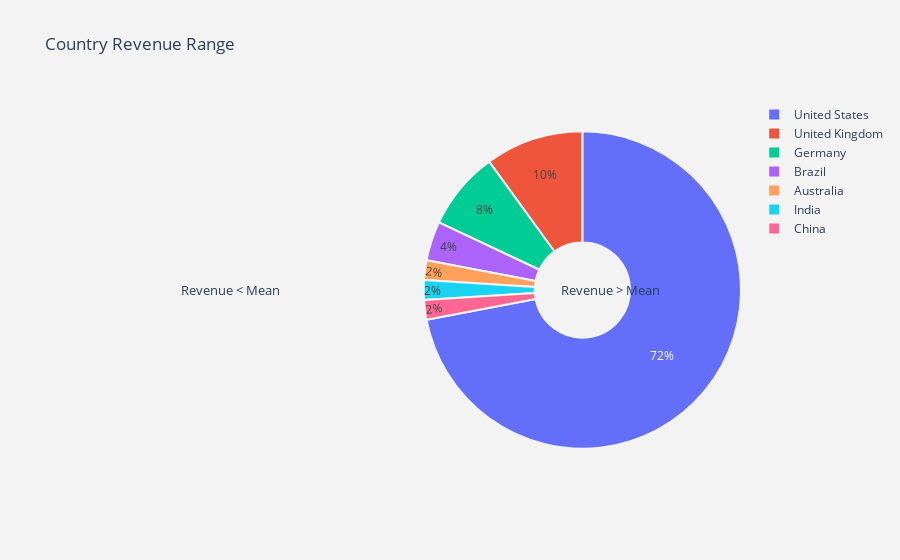
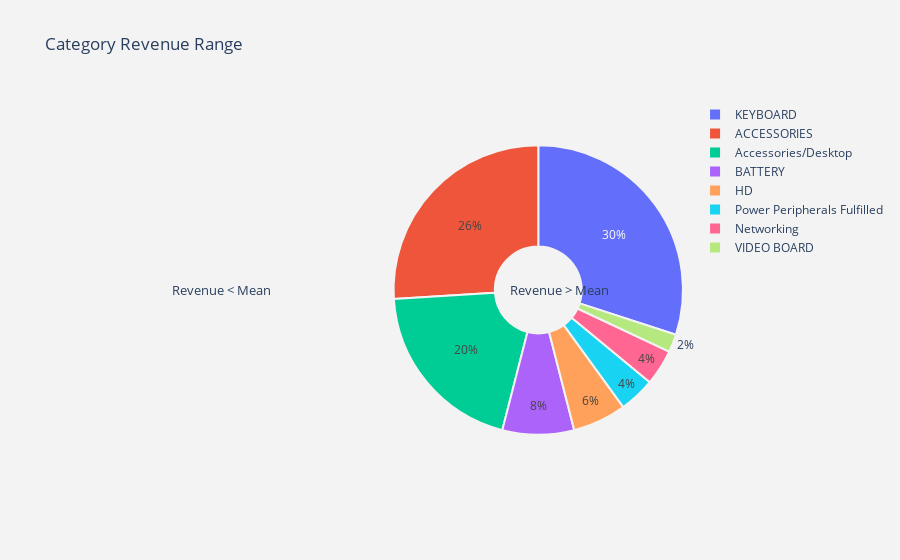
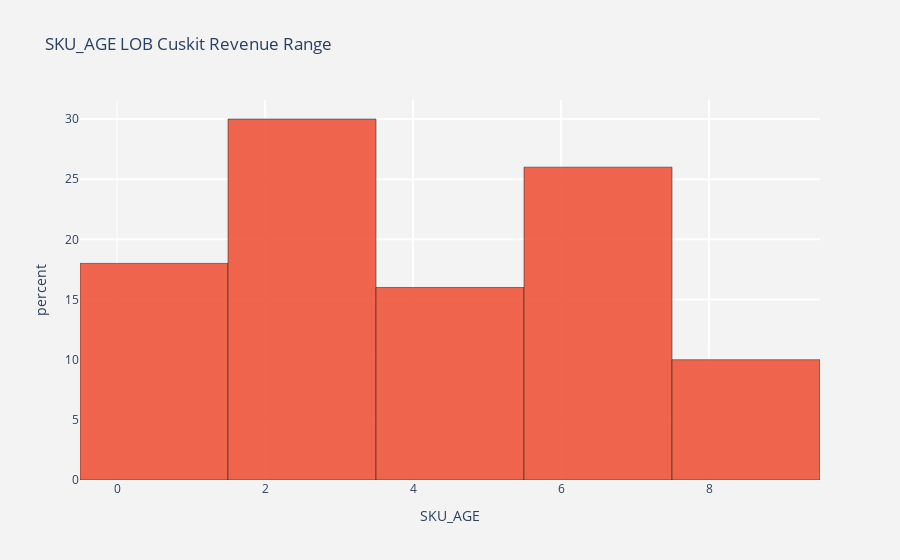
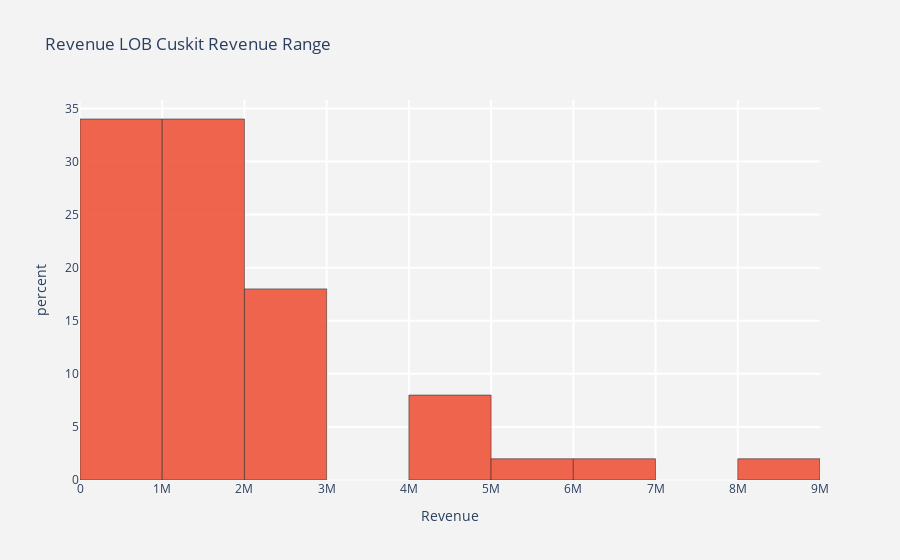

Notebook code for these charts, in order:
### Code cell
def plot_pie(column) :
    
    trace1 = go.Pie(values  = meanRev[column].value_counts().values.tolist(),
                    labels  = meanRev[column].value_counts().keys().tolist(),
                    hoverinfo = "label+percent+name",
                    domain  = dict(x = [0,.48]),
                    name    = "Revenue < Mean",
                    marker  = dict(line = dict(width = 2,
                                               color = "rgb(243,243,243)")
                                  ),
                    hole    = .3
                   )
    trace2 = go.Pie(values  = topRev[column].value_counts().values.tolist(),
                    labels  = topRev[column].value_counts().keys().tolist(),
                    hoverinfo = "label+percent+name",
                    domain  = dict(x = [.52,1]),
                    name    = "Revenue > Mean",
                    marker  = dict(line = dict(width = 2,
                                               color = "rgb(243,243,243)")
                                  ),
                    hole    = .3
                   )
    layout = go.Layout(dict(title = column + " Revenue Range ",
                            plot_bgcolor  = "rgb(243,243,243)",
                            paper_bgcolor = "rgb(243,243,243)",
                            annotations = [dict(text = "Revenue < Mean",
                                                font = dict(size = 13),
                                                showarrow = False,
                                                x = .15, y = .5),
                                           dict(text = "Revenue > Mean",
                                                font = dict(size = 13),
                                                showarrow = False,
                                                x = .88,y = .5)
                                          ]
                           )
                      )
    data = [trace1,trace2]
    fig  = go.Figure(data = data,layout = layout)
    py.iplot(fig)



#function  for histogram for revenue range
def histogram(column) :
    trace1 = go.Histogram(x  = meanRev[column],
                          histnorm= "percent",
                          name = "Revenue < Mean",
                          marker = dict(line = dict(width = .5,
                                                    color = "black"
                                                    )
                                        ),
                         opacity = .9 
                         ) 
    
    trace2 = go.Histogram(x  = topRev[column],
                          histnorm = "percent",
                          name = "Revenue > Mean",
                          marker = dict(line = dict(width = .5,
                                              color = "black"
                                             )
                                 ),
                          opacity = .9
                         )
    
    data = [trace1,trace2]
    layout = go.Layout(dict(title =column + " LOB Cuskit Revenue Range ",
                            plot_bgcolor  = "rgb(243,243,243)",
                            paper_bgcolor = "rgb(243,243,243)",
                            xaxis = dict(gridcolor = 'rgb(255, 255, 255)',
                                             title = column,
                                             zerolinewidth=1,
                                             ticklen=5,
                                             gridwidth=2
                                            ),
                            yaxis = dict(gridcolor = 'rgb(255, 255, 255)',
                                             title = "percent",
                                             zerolinewidth=1,
                                             ticklen=5,
                                             gridwidth=2
                                            ),
                           )
                      )
    fig  = go.Figure(data=data,layout=layout)
    
    py.iplot(fig)
    
#for all categorical columns plot pie
for i in cat_cols :
    plot_pie(i)

#for all categorical columns plot histogram    
for i in num_cols :
    histogram(i)

### Figure 1 — Plotly figure (JSON) as saved in the notebook; plotly's stock layout.template omitted (floating-point values rounded to 4 significant figures)
{"data": [{"domain": {"x": [0, 0.48]}, "hole": 0.3, "hoverinfo": "label+percent+name", "labels": [], "marker": {"line": {"color": "rgb(243,243,243)", "width": 2}}, "name": "Revenue < Mean", "type": "pie", "values": []}, {"domain": {"x": [0.52, 1]}, "hole": 0.3, "hoverinfo": "label+percent+name", "labels": ["United States", "United Kingdom", "Germany", "Brazil", "Australia", "India", "China"], "marker": {"line": {"color": "rgb(243,243,243)", "width": 2}}, "name": "Revenue > Mean", "type": "pie", "values": [36, 5, 4, 2, 1, 1, 1]}], "layout": {"annotations": [{"font": {"size": 13}, "showarrow": false, "text": "Revenue < Mean", "x": 0.15, "y": 0.5}, {"font": {"size": 13}, "showarrow": false, "text": "Revenue > Mean", "x": 0.88, "y": 0.5}], "paper_bgcolor": "rgb(243,243,243)", "plot_bgcolor": "rgb(243,243,243)", "title": {"text": "Country Revenue Range "}}}

### Figure 2 — Plotly figure (JSON) as saved in the notebook; plotly's stock layout.template omitted (floating-point values rounded to 4 significant figures)
{"data": [{"domain": {"x": [0, 0.48]}, "hole": 0.3, "hoverinfo": "label+percent+name", "labels": [], "marker": {"line": {"color": "rgb(243,243,243)", "width": 2}}, "name": "Revenue < Mean", "type": "pie", "values": []}, {"domain": {"x": [0.52, 1]}, "hole": 0.3, "hoverinfo": "label+percent+name", "labels": ["KEYBOARD", "ACCESSORIES", "Accessories/Desktop", "BATTERY", "HD", "Power Peripherals Fulfilled", "Networking", "VIDEO BOARD"], "marker": {"line": {"color": "rgb(243,243,243)", "width": 2}}, "name": "Revenue > Mean", "type": "pie", "values": [15, 13, 10, 4, 3, 2, 2, 1]}], "layout": {"annotations": [{"font": {"size": 13}, "showarrow": false, "text": "Revenue < Mean", "x": 0.15, "y": 0.5}, {"font": {"size": 13}, "showarrow": false, "text": "Revenue > Mean", "x": 0.88, "y": 0.5}], "paper_bgcolor": "rgb(243,243,243)", "plot_bgcolor": "rgb(243,243,243)", "title": {"text": "Category Revenue Range "}}}

### Figure 3 — Plotly figure (JSON) as saved in the notebook; plotly's stock layout.template omitted (floating-point values rounded to 4 significant figures)
{"data": [{"histnorm": "percent", "marker": {"line": {"color": "black", "width": 0.5}}, "name": "Revenue < Mean", "opacity": 0.9, "type": "histogram", "x": []}, {"histnorm": "percent", "marker": {"line": {"color": "black", "width": 0.5}}, "name": "Revenue > Mean", "opacity": 0.9, "type": "histogram", "x": [2, 2, 2, 3, 2, 7, 7, 4, 3, 2, 2, 4, 7, 9, 2, 5, 7, 8, 2, 1, 7, 4, 6, 4, 8, 7, 6, 6, 4, 1, 3, 3, 4, 6, 1, 3, 6, 1, 5, 8, 1, 1, 7, 2, 1, 9, 3, 1, 7, 1]}], "layout": {"paper_bgcolor": "rgb(243,243,243)", "plot_bgcolor": "rgb(243,243,243)", "title": {"text": "SKU_AGE LOB Cuskit Revenue Range "}, "xaxis": {"gridcolor": "rgb(255, 255, 255)", "gridwidth": 2, "ticklen": 5, "title": {"text": "SKU_AGE"}, "zerolinewidth": 1}, "yaxis": {"gridcolor": "rgb(255, 255, 255)", "gridwidth": 2, "ticklen": 5, "title": {"text": "percent"}, "zerolinewidth": 1}}}

### Figure 4 — Plotly figure (JSON) as saved in the notebook; plotly's stock layout.template omitted (floating-point values rounded to 4 significant figures)
{"data": [{"histnorm": "percent", "marker": {"line": {"color": "black", "width": 0.5}}, "name": "Revenue < Mean", "opacity": 0.9, "type": "histogram", "x": []}, {"histnorm": "percent", "marker": {"line": {"color": "black", "width": 0.5}}, "name": "Revenue > Mean", "opacity": 0.9, "type": "histogram", "x": [8205000.0, 6131000.0, 5248000.0, 4417000.0, 4308000.0, 4169000.0, 4092000.0, 2635000.0, 2342000.0, 2265000.0, 2232000.0, 2222000.0, 2133000.0, 2130000.0, 2076000.0, 2011000.0, 1917000.0, 1843000.0, 1832000.0, 1779000.0, 1744000.0, 1595000.0, 1575000.0, 1556000.0, 1549000.0, 1503000.0, 1442000.0, 1396000.0, 1318000.0, 1220000.0, 1173000.0, 1103000.0, 1083000.0, 990300.0, 986700.0, 977100.0, 940600.0, 931100.0, 901300.0, 867600.0, 863300.0, 843000.0, 842500.0, 838700.0, 828800.0, 825600.0, 795200.0, 786800.0, 782500.0, 781900.0]}], "layout": {"paper_bgcolor": "rgb(243,243,243)", "plot_bgcolor": "rgb(243,243,243)", "title": {"text": "Revenue LOB Cuskit Revenue Range "}, "xaxis": {"gridcolor": "rgb(255, 255, 255)", "gridwidth": 2, "ticklen": 5, "title": {"text": "Revenue"}, "zerolinewidth": 1}, "yaxis": {"gridcolor": "rgb(255, 255, 255)", "gridwidth": 2, "ticklen": 5, "title": {"text": "percent"}, "zerolinewidth": 1}}}
